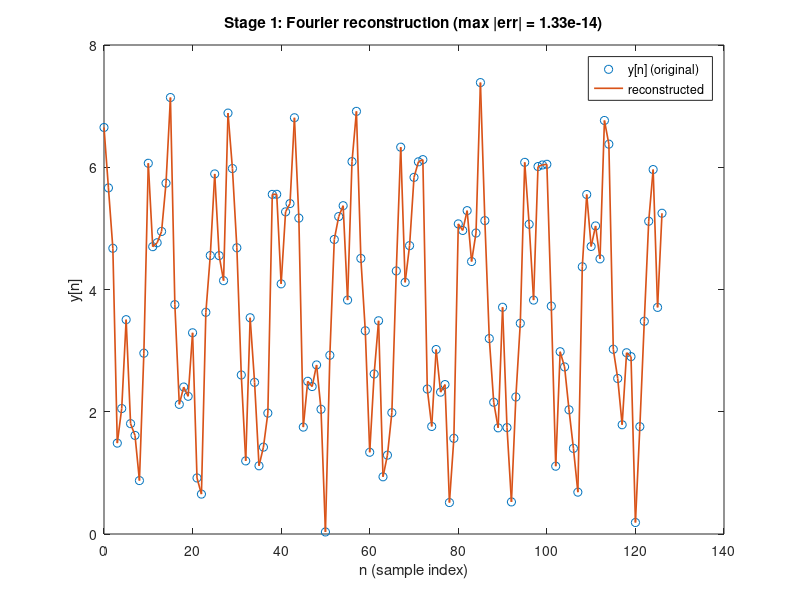

Write the MATLAB code that produced this figure. (Note: this script raises an error after producing the figure.)
% EXP_SYNTH_CORE  Stages 1-6: Fourier basis, variance decomposition, and
% the two periodogram routes, verified on a KNOWN synthetic process.
%
% PURPOSE:
%   Before trusting any spectral estimator on real data (e.g. sunspots, see
%   exp_population_spectrum.m), verify the entire textbook chain on a signal
%   whose true frequencies, amplitudes, and variance decomposition are known
%   in advance:
%       time samples -> Fourier basis -> frequency coefficients
%                     -> variance decomposition -> periodogram
%   and, independently:
%       time samples -> sample autocovariances -> Fourier transform -> periodogram
%   Both routes must agree exactly (up to floating-point error) when the
%   Fourier basis is complete.
%
% DATASET:
%   None — a deterministic signal is constructed in closed form:
%     y[n] = mu + A1*cos(w1*n+phi1) + A2*cos(w2*n+phi2) + A3*cos(w3*n+phi3)
%   with n = 0..N-1, N = 127 (odd, so eq. 6.2.6 applies without a Nyquist
%   special case), and w1,w2,w3 placed exactly on the Fourier grid
%   (j = 9, 27, 49) so the "true" variance contribution of each component
%   is known analytically: V_j = A_j^2 / 2.
%
% ASSUMPTIONS:
%   1. Sampling period Ts = 0.4 s/sample (fs = 2.5 samples/s); all spectra
%      here are computed and plotted against discrete-time angular
%      frequency omega (rad/sample), never mixed with physical Hz.
%   2. The Fourier grid frequencies omega_j = 2*pi*j/N, j=1..(N-1)/2, plus
%      the constant term, form a COMPLETE orthogonal basis of R^N (127
%      columns for N=127 samples): fitting it is a change of coordinates,
%      not a lossy approximation.
%   3. hat_gamma_k = (1/N) * sum_n x[n]*x[n-k] is the BIASED sample
%      autocovariance. It is critical to divide by N, not by the number of
%      overlapping terms (N-k): the periodogram = FT(autocovariance)
%      identity below only holds exactly under the /N normalization.
%
% REPRODUCIBILITY:
%   Fully deterministic (no randomness) — every run reproduces identical
%   numbers to floating-point precision.
%
% See also: exp_synth_leakage.m, exp_synth_stochastic.m, exp_population_spectrum.m

clc; clear; close all;

% Add project root to path to resolve +OceanViz
rootPath = fileparts(fileparts(fileparts(fileparts(fileparts(fileparts(mfilename('fullpath')))))));
addpath(rootPath);

resultsDir = fullfile(fileparts(mfilename('fullpath')), 'Results');
if ~exist(resultsDir, 'dir'); mkdir(resultsDir); end

fprintf('=== STAGE 1-6: SYNTHETIC FOURIER / PERIODOGRAM VERIFICATION ===\n\n');

%% --- Core settings ---
N  = 127;                 % odd length: eq. 6.2.6 applies with no Nyquist special case
Ts = 0.4;                 % s/sample
fs = 1 / Ts;               % samples/s
dOmega = 2*pi / N;         % Fourier-grid angular-frequency spacing (rad/sample)

n = (0:N-1)';

mu  = 3.7;
A   = [2.1, 1.35, 0.72];
phi = [0.43, -0.91, 1.27];
jTrue = [9, 27, 49];               % deliberately separated, non-adjacent grid bins
wTrue = 2*pi*jTrue/N;               % rad/sample

y = mu ...
    + A(1)*cos(wTrue(1)*n + phi(1)) ...
    + A(2)*cos(wTrue(2)*n + phi(2)) ...
    + A(3)*cos(wTrue(3)*n + phi(3));

fprintf('N=%d, Ts=%.3f s, fs=%.3f samples/s, dOmega=2*pi/N=%.6f rad/sample\n\n', N, Ts, fs, dOmega);

%% =====================================================================
%  STAGE 1 — Fourier basis reconstructs the sample exactly
%  =====================================================================
fprintf('--- Stage 1: Fourier regression (eq. 6.2.6), full basis ---\n');

J = (N-1)/2;                        % 63 non-DC Fourier-grid frequencies
jGrid = (1:J)';
omegaGrid = 2*pi*jGrid/N;           % [J x 1]

Cmat = cos(n * omegaGrid');         % [N x J]
Smat = sin(n * omegaGrid');         % [N x J]
X = [ones(N,1), Cmat, Smat];        % [N x N] -- complete orthogonal basis of R^N

beta = X \ y;                       % OLS fit of eq. 6.2.6
a0Hat    = beta(1);
alphaHat = beta(2:1+J);
deltaHat = beta(2+J:1+2*J);

yHat = X * beta;
reconErr = max(abs(yHat - y));
fprintf('Reconstruction max |y_hat - y| = %.3e  (expect ~0, machine precision)\n', reconErr);
fprintf('a0_hat = %.10f vs mean(y) = %.10f\n\n', a0Hat, mean(y));

%% =====================================================================
%  STAGE 2 — Orthogonality of the Fourier design columns
%  =====================================================================
fprintf('--- Stage 2: Orthogonality of X (X''X) ---\n');
XtX = X' * X;
offDiagMax = max(max(abs(XtX - diag(diag(XtX)))));
fprintf('max |off-diagonal(X''X)| = %.3e  (expect ~0)\n', offDiagMax);
fprintf('1''1 = %.4f (expect N=%d); c_1''c_1 = %.4f (expect N/2=%.1f); s_1''s_1 = %.4f\n\n', ...
    XtX(1,1), N, XtX(2,2), N/2, XtX(2+J,2+J));

%% =====================================================================
%  STAGE 3 — Sample variance decomposition across frequencies
%  =====================================================================
fprintf('--- Stage 3: Variance decomposition ---\n');
yBar = mean(y);
x = y - yBar;
gamma0Hat = mean(x.^2);             % hat_gamma_0 = (1/N) sum x[n]^2

zComponents = Cmat .* alphaHat' + Smat .* deltaHat';   % [N x J], column j = z_j[n]
V = mean(zComponents.^2, 1)';                          % [J x 1]
Vtheory = 0.5 * (alphaHat.^2 + deltaHat.^2);

fprintf('max |V - V_theory| = %.3e\n', max(abs(V - Vtheory)));
fprintf('gamma0_hat = %.6f, sum(V_j) = %.6f, diff = %.3e\n', gamma0Hat, sum(V), gamma0Hat - sum(V));

expectedTotalV = 0.5*sum(A.^2);
fprintf('Expected total variance from known sinusoids = 0.5*sum(A_j^2) = %.5f\n', expectedTotalV);
fprintf('%-6s %-12s %-12s\n', 'j', 'V_j (hat)', 'A_j^2/2 (true)');
for k = 1:3
    idx = jTrue(k);
    fprintf('%-6d %-12.6f %-12.6f\n', idx, V(idx), A(k)^2/2);
end
fprintf('\n');

%% =====================================================================
%  STAGE 4 — DFT coefficients equal the regression coefficients
%  =====================================================================
fprintf('--- Stage 4: DFT vs regression-coefficient equivalence ---\n');
Xw = fft(x);                        % bin j <-> omega_j = 2*pi*j/N for j=0..N-1

fprintf('%-4s %-10s %-10s %-24s %-24s %-10s\n', 'j', 'alpha_j', 'delta_j', 'X(w_j)', 'predicted N/2*(a-i*d)', '|diff|');
stage4 = struct('j', {}, 'alpha', {}, 'delta', {}, 'Xw', {}, 'pred', {}, 'absdiff', {});
for k = 1:3
    idx = jTrue(k);
    XwJ = Xw(idx+1);                       % +1: MATLAB is 1-indexed, bin idx -> array index idx+1
    pred = (N/2) * (alphaHat(idx) - 1i*deltaHat(idx));
    d = abs(XwJ - pred);
    fprintf('%-4d %-10.4f %-10.4f %-24s %-24s %-10.3e\n', idx, alphaHat(idx), deltaHat(idx), ...
        sprintf('%.3f%+.3fi', real(XwJ), imag(XwJ)), sprintf('%.3f%+.3fi', real(pred), imag(pred)), d);
    stage4(end+1) = struct('j', idx, 'alpha', alphaHat(idx), 'delta', deltaHat(idx), ...
        'Xw', XwJ, 'pred', pred, 'absdiff', d); %#ok<SAGROW>
end
fprintf('\n');

%% =====================================================================
%  STAGE 5 — Periodogram from two independent routes
%  =====================================================================
fprintf('--- Stage 5: Periodogram — autocovariance route vs DFT route ---\n');

% Biased sample autocovariance, lags k = 0..N-1.
% CRITICAL: divide by N (not N-k) -- see header ASSUMPTIONS(3).
gammaHat = zeros(N, 1);
for k = 0:N-1
    gammaHat(k+1) = sum(x(1:N-k) .* x(1+k:N)) / N;
end

sA_grid = zeros(N, 1);
ks = (1:N-1)';
for r = 0:N-1
    w = 2*pi*r/N;
    sA_grid(r+1) = (gammaHat(1) + 2*sum(gammaHat(2:end) .* cos(w*ks))) / (2*pi);
end
sB_grid = (abs(Xw).^2) / (2*pi*N);

maxDiffGrid = max(abs(sA_grid - sB_grid));
fprintf('max |s_A(w_r) - s_B(w_r)| over full Fourier grid = %.3e\n\n', maxDiffGrid);

%% =====================================================================
%  STAGE 6 — Periodogram area equals sample variance
%  =====================================================================
fprintf('--- Stage 6: Periodogram area = sample variance ---\n');
sPositive = sB_grid(2:J+1);              % s(w_j) for j=1..J (positive frequencies only)
areaTerms = 2 * sPositive * dOmega;      % 2*s(w_j)*dOmega

fprintf('max |2*s(w_j)*dOmega - V_j| = %.3e\n', max(abs(areaTerms - V)));
fprintf('sum_j 2*s(w_j)*dOmega = %.6f  vs  gamma0_hat = %.6f  (diff = %.3e)\n\n', ...
    sum(areaTerms), gamma0Hat, sum(areaTerms) - gamma0Hat);

%% =====================================================================
%  Visualization
%  =====================================================================
viz = [];
try
    viz = OceanViz.Core('Theme', 'Dark');
    haveViz = true;
catch
    haveViz = false;
    fprintf('[Info] OceanViz unavailable, using fallback plotting.\n');
end

% --- Figure 1: reconstruction check ---
if haveViz
    fig1 = viz.createFigure('Stage 1 - Fourier Reconstruction');
else
    fig1 = figure('Name', 'Stage 1 - Fourier Reconstruction');
end
ax = gca;
plot(ax, n, y, 'o', 'DisplayName', 'y[n] (original)'); hold(ax, 'on');
plot(ax, n, yHat, '-', 'LineWidth', 1.2, 'DisplayName', 'reconstructed');
xlabel(ax, 'n (sample index)'); ylabel(ax, 'y[n]');
title(ax, sprintf('Stage 1: Fourier reconstruction (max |err| = %.2e)', reconErr));
legend(ax, 'Location', 'best');
if haveViz; viz.styleAxes(ax); end
saveFigure(fig1, fullfile(resultsDir, 'stage1_reconstruction.png'), haveViz, viz);

% --- Figure 2: X'X orthogonality image ---
if haveViz
    fig2 = viz.createFigure('Stage 2 - Orthogonality (X^T X)');
else
    fig2 = figure('Name', 'Stage 2 - Orthogonality (X^T X)');
end
ax = gca;
imagesc(ax, XtX); axis(ax, 'image'); colorbar(ax);
title(ax, 'Stage 2: X^T X (near-diagonal => orthogonal Fourier directions)');
xlabel(ax, 'basis column index'); ylabel(ax, 'basis column index');
if haveViz; viz.styleAxes(ax); end
saveFigure(fig2, fullfile(resultsDir, 'stage2_orthogonality.png'), haveViz, viz);

% --- Figure 3: variance decomposition bar chart ---
if haveViz
    fig3 = viz.createFigure('Stage 3 - Variance Decomposition');
else
    fig3 = figure('Name', 'Stage 3 - Variance Decomposition');
end
ax = gca;
bar(ax, jGrid, V);
xlabel(ax, 'Fourier-grid index j'); ylabel(ax, 'V_j (variance contribution)');
title(ax, sprintf('Stage 3: V_j per frequency (sum = %.4f, gamma0\\_hat = %.4f)', sum(V), gamma0Hat));
if haveViz; viz.styleAxes(ax); end
saveFigure(fig3, fullfile(resultsDir, 'stage3_variance_decomposition.png'), haveViz, viz);

% --- Figure 4: two periodogram routes overlay ---
if haveViz
    fig4 = viz.createFigure('Stage 5 - Periodogram Routes');
else
    fig4 = figure('Name', 'Stage 5 - Periodogram Routes');
end
ax = gca;
wAxis = 2*pi*(0:N-1)/N;
plot(ax, wAxis, sA_grid, 'o', 'DisplayName', 'Route A: FT(autocovariance)'); hold(ax, 'on');
plot(ax, wAxis, sB_grid, '-', 'LineWidth', 1.2, 'DisplayName', 'Route B: |X(\omega)|^2/(2\pi N)');
xlabel(ax, '\omega (rad/sample)'); ylabel(ax, 's(\omega)');
title(ax, sprintf('Stage 5: max route diff = %.2e', maxDiffGrid));
xlim(ax, [0, pi]);
legend(ax, 'Location', 'best');
if haveViz; viz.styleAxes(ax); end
saveFigure(fig4, fullfile(resultsDir, 'stage5_periodogram_routes.png'), haveViz, viz);

%% =====================================================================
%  Compact diagnostic report
%  =====================================================================
reportPath = fullfile(resultsDir, 'report_core.md');
fid = fopen(reportPath, 'w');
fprintf(fid, '# Stage 1-6 Diagnostic Report (exp_synth_core.m)\n\n');
fprintf(fid, '| Experiment | Main diagnostic | Result |\n');
fprintf(fid, '|---|---|---|\n');
fprintf(fid, '| Fourier reconstruction | max\\|y_hat-y\\| | %.3e |\n', reconErr);
fprintf(fid, '| Orthogonality | max off-diag(X''X) | %.3e |\n', offDiagMax);
fprintf(fid, '| Variance decomposition | gamma0_hat vs sum(V_j) | %.6f vs %.6f |\n', gamma0Hat, sum(V));
fprintf(fid, '| DFT equivalence | max\\|X(w_j) - N/2(a-id)\\| (j=9,27,49) | %.3e |\n', max([stage4.absdiff]));
fprintf(fid, '| Two periodogram routes | max\\|s_A - s_B\\| on grid | %.3e |\n', maxDiffGrid);
fprintf(fid, '| Variance/area relation | sum(2 s(w_j) dOmega) vs gamma0_hat | %.6f vs %.6f |\n', sum(areaTerms), gamma0Hat);
fclose(fid);
fprintf('Report written to %s\n', reportPath);

fprintf('\n=== STAGE 1-6 COMPLETE ===\n');

function saveFigure(fig, path, haveViz, viz)
    try
        if haveViz
            viz.export(fig, path);
        else
            exportgraphics(fig, path, 'Resolution', 150);
        end
    catch
        saveas(fig, path);
    end
end
